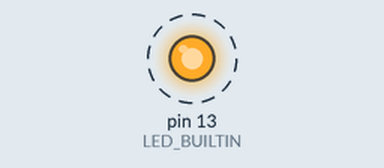
A sketch run on a simulated Arduino Uno, built with avr-gcc and run on an emulated ATmega328P. Shown: output pins drawn as LEDs (lit = HIGH). Dashed ring = blinking.

Above: at 0.2 s.
Timing chart, 0 to 3.0 s (numbered marks = the images above):
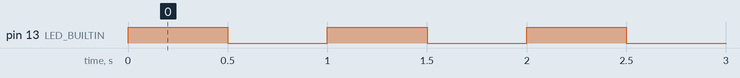

The sketch:

blink.ino
```cpp
/*
  BLINK
  El ejemplo más básico de todos
  Domingo 13 de septiembre de 2020

  Lucas Martín Treser - Automatismos Mar del Plata
  https://www.automatismos-mdq.com.ar/

  Simulación disponible en:
  https://www.tinkercad.com/things/gz2XZsnJDrz

*/

const int TIEMPO = 500;

void setup() {
  pinMode(LED_BUILTIN, OUTPUT);
}

void loop() {

  digitalWrite(LED_BUILTIN, HIGH);
  delay(TIEMPO); //Demora de 500 milisegundos
  digitalWrite(LED_BUILTIN, LOW);
  delay(TIEMPO); //Demora de 500 milisegundos

}
```

Measured:
- by itself, pin 13 (LED_BUILTIN): alternates HIGH for 0.50 s and LOW for 0.50 s
